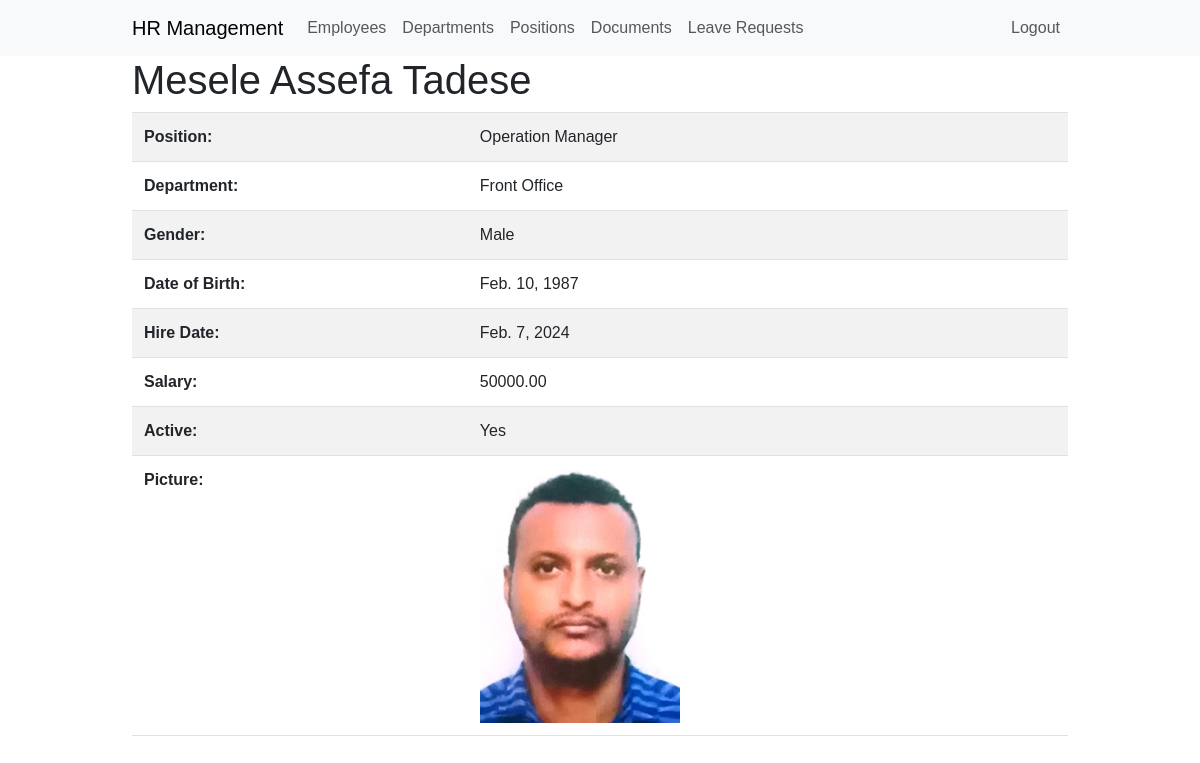
Before: /employees/detail/2/ (signed in) with the older database file.
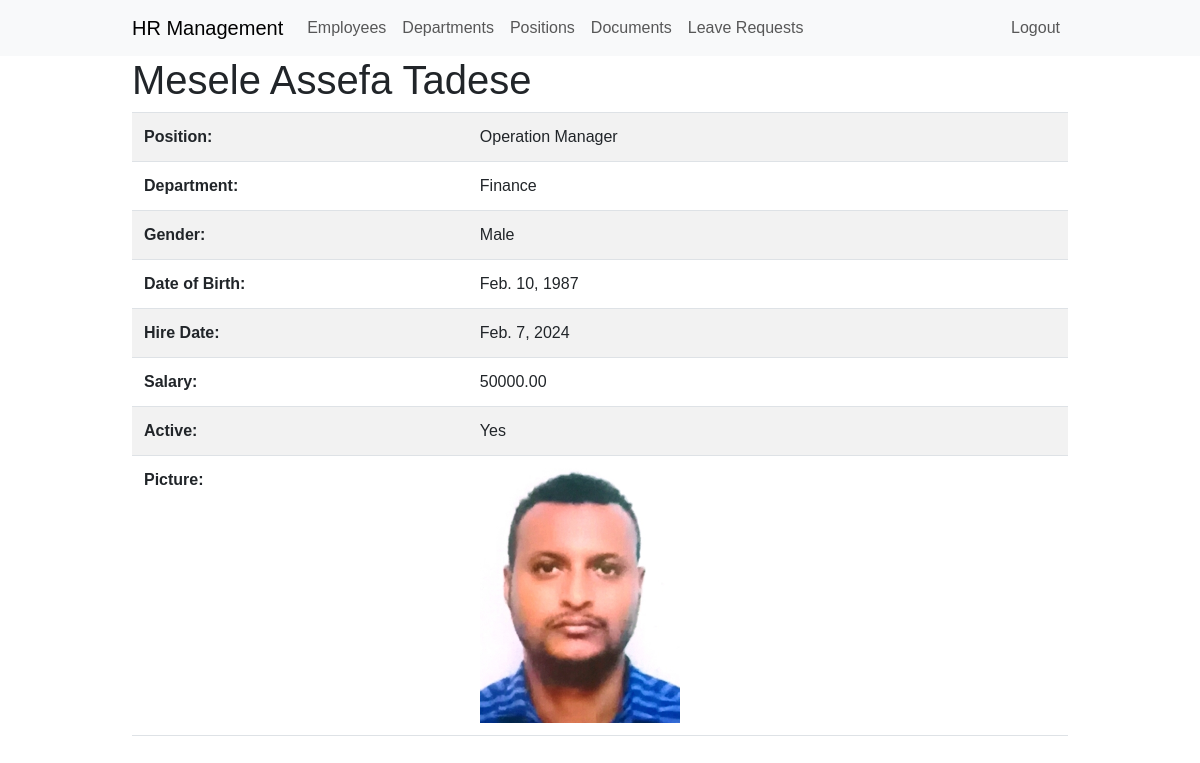
After: the same page with the newer database file.
### employee_management/models.py (models this page shows, shortened)
class Employee(models.Model):
    GENDER_CHOICES = (
        ('M', 'Male'),
        ('F', 'Female'),
    )
    first_name = models.CharField(max_length=50)
    middle_name = models.CharField(max_length=50, null=True, blank=True)
    last_name = models.CharField(max_length=50)
    gender = models.CharField(max_length=1, choices=GENDER_CHOICES, default="")
    email = models.EmailField()
    department = models.ForeignKey(Department, on_delete=models.CASCADE)
    position = models.ForeignKey(Position, on_delete=models.CASCADE)
    date_of_birth = models.DateField()
    hire_date = models.DateField()
    salary = models.DecimalField(max_digits=10, decimal_places=2)
    is_active = models.BooleanField(default=True)
    picture = models.ImageField(upload_to='employee_pictures/', null=True, blank=True)
    """  def __init__(self, *args, **kwargs):
        super().__init__(*args, **kwargs)
        self.fields['picture'].widget.attrs.update({'class': 'form-control-file'}) """

class Department(models.Model):
    name = models.CharField(max_length=50)
    def __str__(self):
        return self.name

class Position(models.Model):
    name = models.CharField(max_length=50)
    def __str__(self):
        return self.name

### employee_management/views.py (the view)
# urls.py: path('employees/detail/<int:pk>/', employee_detail, name='employee_detail'),
@login_required
def employee_detail(request, pk):
    employee = get_object_or_404(Employee, pk=pk)
    return render(request, 'employee_detail.html', {'employee': employee})

### employee_management/templates/employee_detail.html (shortened to what this page needs)
{% extends 'base.html' %}
{% block content %}
<h1>{{ employee.first_name }} {{ employee.middle_name }} {{ employee.last_name }}</h1>
<table class="table table-striped">
    <tbody>
        <tr>
            <th>Position:</th>
            <td>{{ employee.position }}</td>
        </tr>
        <tr>
            <th>Department:</th>
            <td>{{ employee.department }}</td>
        </tr>
        <tr>
            <th>Gender:</th>
            <td>{{ employee.get_gender_display}}</td>
        </tr>
        <tr>
            <th>Date of Birth:</th>
            <td>{{ employee.date_of_birth }}</td>
        </tr>
        <tr>
            <th>Hire Date:</th>
            <td>{{ employee.hire_date }}</td>
        </tr>
        <tr>
            <th>Salary:</th>
            <td>{{ employee.salary }}</td>
        </tr>
        <tr>
            <th>Active:</th>
            <td>{% if employee.is_active %}Yes{% else %}No{% endif %}</td>
        </tr>
        <tr>
            <th>Picture:</th>
            <td>
                {% if employee.picture %}
                <img src="{{ employee.picture.url }}" alt="Employee Picture" width="200">
                {% else %}
                No Picture
                {% endif %}
            </td>
        </tr>
    </tbody>
</table>
{% endblock %}

Changed rows visible on the page:
changed Employee "Mesele": department "Front Office" → "Finance"
